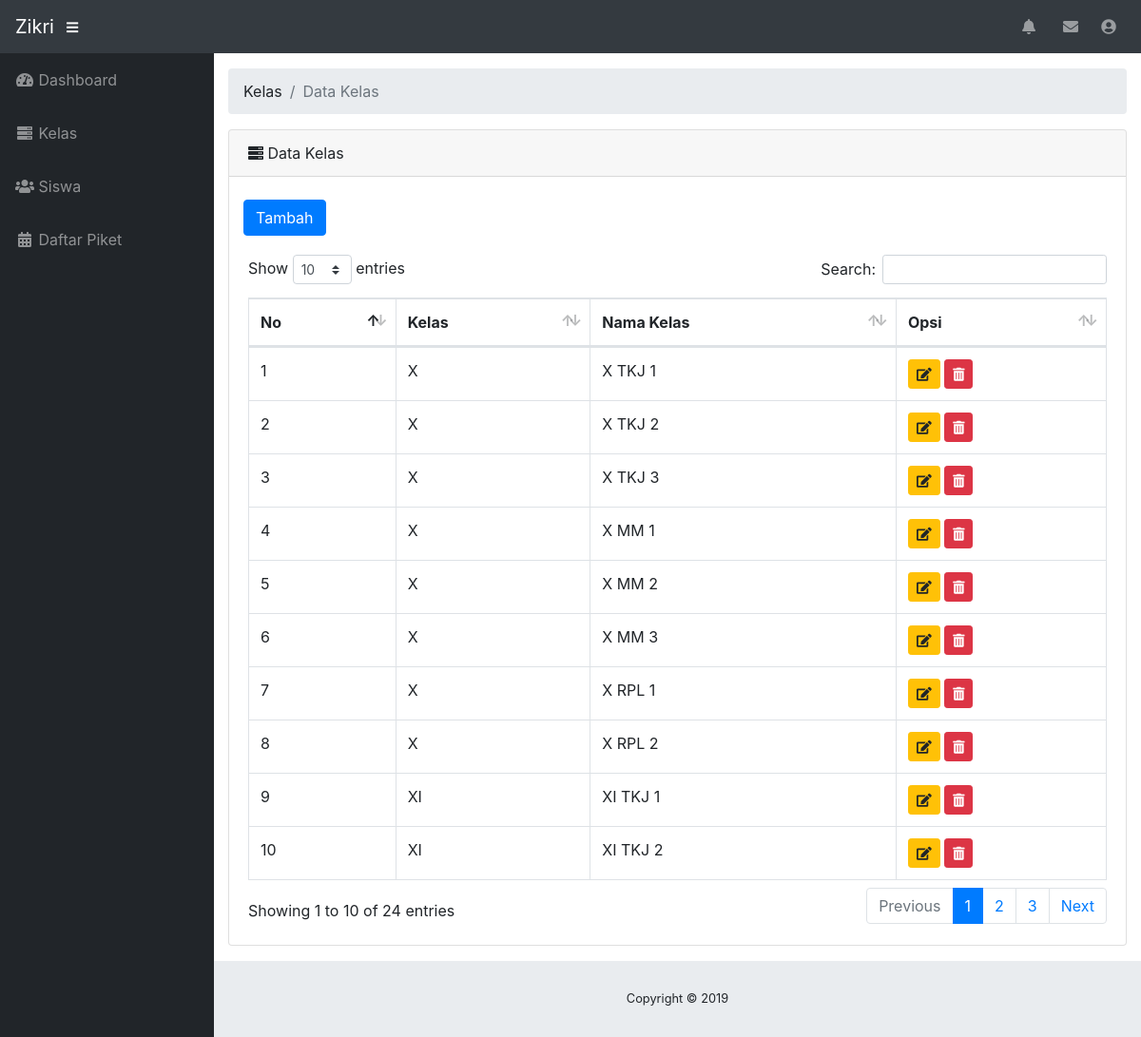
The app's page /petugas/index.php?p=kelas (signed in) with its own data.
### tables this page shows
CREATE TABLE `kelas` (
  `id_kelas` int(11) NOT NULL,
  `nama_kelas` varchar(50) NOT NULL,
  `kelas` enum('X','XI','XII') NOT NULL
);

### petugas/kelas.php (the view)
<ol class="breadcrumb">
	<li class="breadcrumb-item">Kelas</li>
	<li class="breadcrumb-item active">Data Kelas</li>
</ol>
<div class="card mb-3">
  <div class="card-header">
    <i class="fas fa-server"></i>
    Data Kelas</div><br>
    <div class="col-md-3"><a href="index.php?p=kelas_tambah" class="btn btn-primary">Tambah</a></div>
    <div class="card-body">
    	<div class="table-responsive">
	      <table class="table table-bordered" id="dataTable" width="100%" cellspacing="0">
	        <thead>
	          <tr>
	            <th>No</th>
	            <th>Kelas</th>
	            <th>Nama Kelas</th>
	            <th>Opsi</th>
	          </tr>
	        </thead>
	        <tbody>
	         	<?php
	         		$query = mysqli_query($koneksi, "SELECT * FROM kelas");
	         		$no = 1;
	         		while ($data = mysqli_fetch_array($query)) {
	         			?>
	         			<tr>
	         				<td><?php echo $no++; ?></td>
	         				<td><?php echo $data['kelas'] ?></td>
	         				<td><?php echo $data['nama_kelas'] ?></td>
	         				<td>
	         					<a class="btn btn-warning btn-sm" href="index.php?p=kelas_edit&id_kelas=<?php echo $data['id_kelas'] ?>"><i class="fa fa-edit"></i></a>
	         					<a onclick="return confirm('Apakah anda yakin ingin menghapus kelas ini?')" class="btn btn-danger btn-sm" href="index.php?p=kelas_hapus&id_kelas=<?php echo $data['id_kelas'] ?>"><i class="fa fa-trash-alt"></i></a></td>
	         			</tr>
	         			<?php
	         		}
	         	 ?>
	        </tbody>
	      </table>
	    </div>
     </div>
  </div>
</div>

### records on screen
kelas: kelas "X", nama_kelas "X TKJ 1"
kelas: kelas "X", nama_kelas "X TKJ 2"
kelas: kelas "X", nama_kelas "X TKJ 3"
kelas: kelas "X", nama_kelas "X MM 1"
kelas: kelas "X", nama_kelas "X MM 2"
kelas: kelas "X", nama_kelas "X MM 3"
kelas: kelas "X", nama_kelas "X RPL 1"
kelas: kelas "X", nama_kelas "X RPL 2"
kelas: kelas "XI", nama_kelas "XI TKJ 1"
kelas: kelas "XI", nama_kelas "XI TKJ 2"

### other values on screen
$_SESSION['data']['nama_petugas'] "Zikri"
